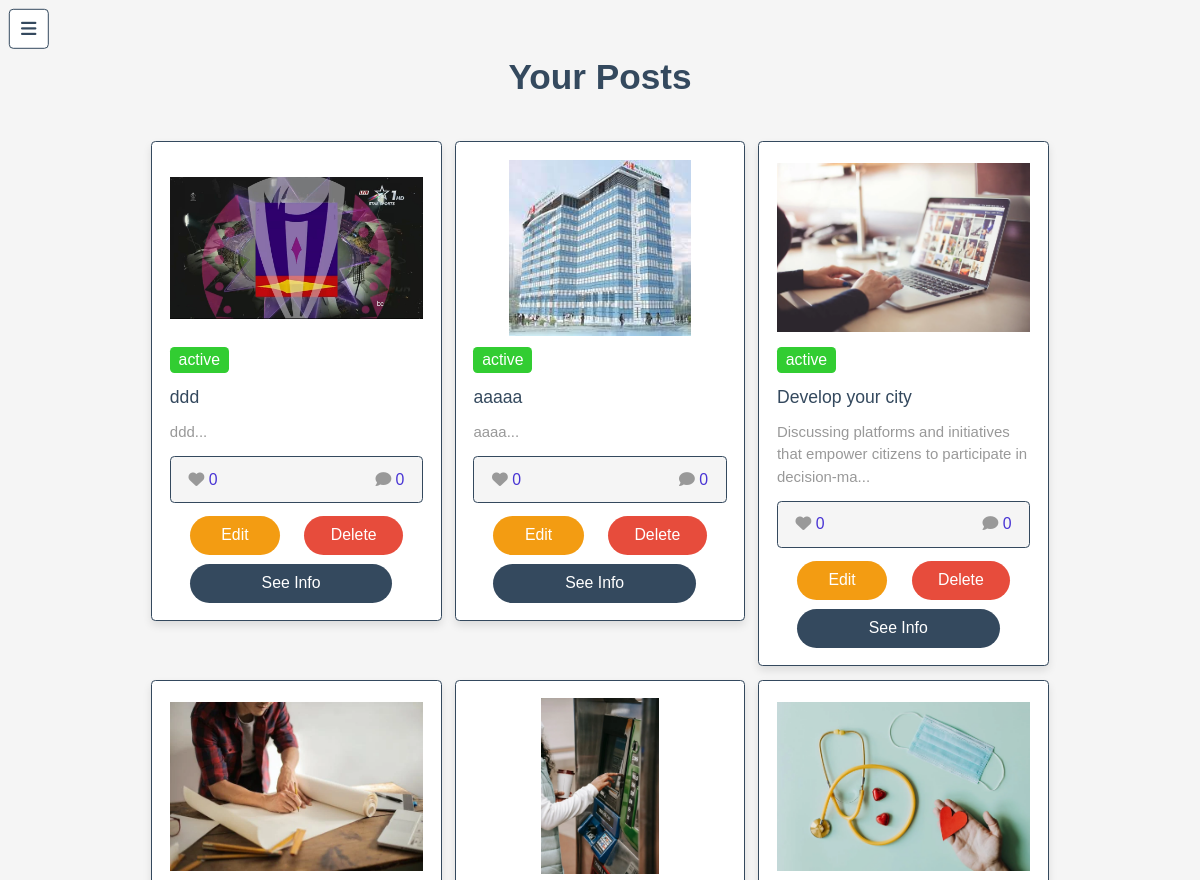
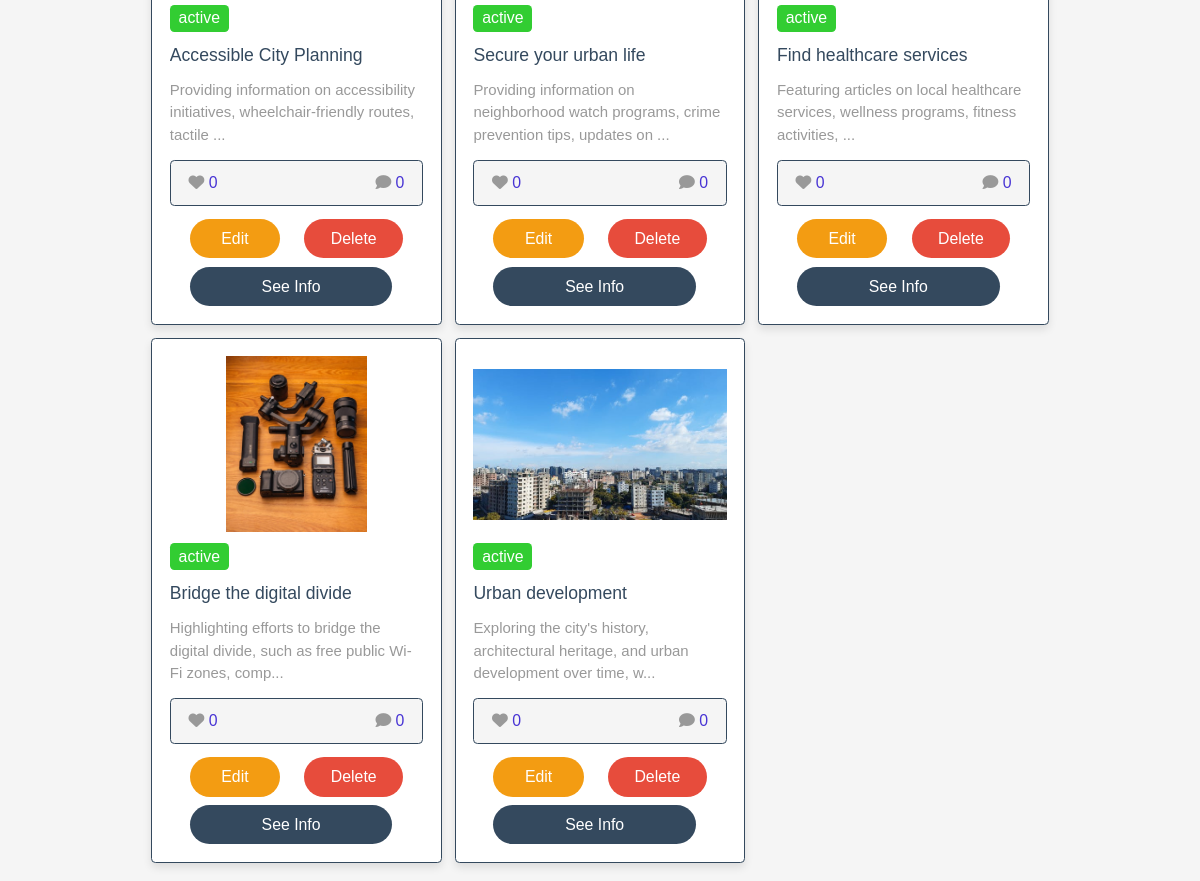
The page /project/admin/view_posts.php (signed in) on the database its author committed (2 pictures, top to bottom).
### tables this page shows
CREATE TABLE `posts` (
  `id` int(100) NOT NULL,
  `admin_id` int(100) NOT NULL,
  `name` varchar(100) NOT NULL,
  `title` varchar(100) NOT NULL,
  `content` varchar(10000) NOT NULL,
  `category` varchar(50) NOT NULL,
  `image` varchar(100) NOT NULL,
  `date` date NOT NULL DEFAULT current_timestamp(),
  `status` varchar(10) NOT NULL
);

### project/admin/view_posts.php (the view, shortened to what this page needs)
<?php
include '../components/connect.php';
$admin_id = $_SESSION['admin_id'];
?>
<!DOCTYPE html>
<html lang="en">
<head>
   <link rel="stylesheet" href="https://cdnjs.cloudflare.com/ajax/libs/font-awesome/6.1.1/css/all.min.css">
   <link rel="stylesheet" href="../css/admin_style.css">
</head>
<body>
<?php include '../components/admin_header.php' ?>
<section class="show-posts">
   <h1 class="heading">your posts</h1>
   <div class="box-container">
      <?php
         $select_posts = $conn->prepare("SELECT * FROM `posts` WHERE admin_id = ?");
         $select_posts->execute([$admin_id]);
         if($select_posts->rowCount() > 0){
            while($fetch_posts = $select_posts->fetch(PDO::FETCH_ASSOC)){
               $post_id = $fetch_posts['id'];
               $count_post_comments = $conn->prepare("SELECT * FROM `comments` WHERE post_id = ?");
               $count_post_comments->execute([$post_id]);
               $total_post_comments = $count_post_comments->rowCount();
               $count_post_likes = $conn->prepare("SELECT * FROM `likes` WHERE post_id = ?");
               $count_post_likes->execute([$post_id]);
               $total_post_likes = $count_post_likes->rowCount();
      ?>
      <form method="post" class="box">
         <?php if($fetch_posts['image'] != ''){ ?>
            <img src="../uploaded_img/<?= $fetch_posts['image']; ?>" class="image" alt="">
         <?php } ?>
         <div class="status" style="background-color:<?php if($fetch_posts['status'] == 'active'){echo 'limegreen'; }else{echo 'coral';}; ?>;"><?= $fetch_posts['status']; ?></div>
            <div class="title"><?= $fetch_posts['title']; ?></div>
         <div class="posts-content"><?= $fetch_posts['content']; ?></div>
         <div class="icons">
            <div class="likes"><i class="fas fa-heart"></i><span><?= $total_post_likes; ?></span></div>
            <div class="comments"><i class="fas fa-comment"></i><span><?= $total_post_comments; ?></span></div>
         </div>
         <div class="flex-btn">
            <a href="edit_post.php?id=<?= $post_id; ?>" class="option-btn">edit</a>
            <button type="submit" name="delete" class="delete-btn" onclick="return confirm('delete this post?');">delete</button>
         </div>
         <a href="read_post.php?post_id=<?= $post_id; ?>" class="btn">see info</a>
      </form>
      <?php
            }
         }else{
            echo '<p class="empty">no posts added yet! <a href="add_posts.php" class="btn" style="margin-top:1.5rem;">add post</a></p>';
         }
      ?>
   </div>
</section>
</body>
</html>

### project/css/admin_style.css (style rules this page uses)
:root { --main-color: #4834d4; --red: #e74c3c; --orange: #f39c12; --black: #34495e; --white: #fff; --light-bg: #f5f5f5; --light-color: #999; --border: 0.2rem solid var(--black); --box-shadow: 0 0.5rem 1rem rgba(0, 0, 0, 0.1); }
* { font-family: Arial, Helvetica, sans-serif; margin: 0; padding: 0; box-sizing: border-box; text-decoration: none; outline: none; border: none; }
html { font-size: 55.5%; overflow-x: hidden; }
body { background-color: var(--light-bg); padding-left: 35rem; }
section { max-width: 1200px; margin: 0 auto; padding: 2rem; }
.btn, .delete-btn, .option-btn, .inline-btn, .inline-option-btn, .inline-delete-btn { margin-top: 1rem; border-radius: 0.5rem; cursor: pointer; font-size: 1.8rem; color: var(--white); padding: 1.2rem 3rem; text-transform: capitalize; text-align: center; }
.btn, .delete-btn, .option-btn { display: block; width: 80%; margin-left: 20px; border-radius: 20px; }
.inline-btn, .btn { background-color: var(--black); }
.inline-delete-btn, .delete-btn { background-color: var(--red); }
.inline-option-btn, .option-btn { background-color: var(--orange); }
.flex-btn { display: flex; gap: 0.5rem; margin-right: 20px; }
.heading { text-align: center; margin-bottom: 5rem; text-transform: capitalize; color: var(--black); font-size: 4rem; }
.show-posts .box-container { display: grid; grid-template-columns: repeat(auto-fit, 33rem); gap: 1.5rem; justify-content: center; align-items: flex-start; }
.show-posts .box-container .box { background-color: var(--white); border-radius: 0.5rem; box-shadow: var(--box-shadow); border: var(--border); padding: 2rem; overflow: hidden; }
.show-posts .box-container .box .image { height: 20rem; width: 100%; object-fit: contain; margin-bottom: 1rem; }
.show-posts .box-container .box .status { font-size: 1.8rem; margin-bottom: 1rem; padding: 0.5rem 1rem; border-radius: 0.5rem; color: var(--white); display: inline-block; margin-bottom: 1rem; }
.show-posts .box-container .box .title { font-size: 2rem; color: var(--black); overflow: hidden; text-overflow: ellipsis; white-space: nowrap; padding: 0.5rem 0; min-width: 100%; }
.show-posts .box-container .box .posts-content { font-size: 1.7rem; color: var(--light-color); line-height: 1.5; padding: 1rem 0; }
.show-posts .box-container .box .posts-content::after { content: "..."; }
.show-posts .box-container .box .icons { display: flex; align-items: center; justify-content: space-between; gap: 1rem; background-color: var(--light-bg); border-radius: 0.5rem; padding: 1.5rem 2rem; border: var(--border); margin: 0.5rem 0; }
.show-posts .box-container .box .icons div { font-size: 1.8rem; }
.show-posts .box-container .box .icons div span { color: var(--main-color); }
.show-posts .box-container .box .icons div i { color: var(--light-color); margin-right: 0.5rem; }
@media (max-width: 1200px) { html { font-size: 55%; } }
@media (max-width: 1200px) { body { padding-left: 0; } }

### rows shown on the page
posts: image (picture), status "active", title "ddd", content "ddd", total_post_likes "0", total_post_comments "0"
posts: image (picture), status "active", title "aaaaa", content "aaaa", total_post_likes "0", total_post_comments "0"
posts: image (picture), status "active", title "Develop your city", content "Discussing platforms and initiatives that empower citizens to participate in decision-ma", total_post_likes "0", total_post_comments "0"
posts: image (picture), status "active", title "Accessible City Planning", content "Providing information on accessibility initiatives, wheelchair-friendly routes, tactile", total_post_likes "0", total_post_comments "0"
posts: image (picture), status "active", title "Secure your urban life", content "Providing information on neighborhood watch programs, crime prevention tips, updates on", total_post_likes "0", total_post_comments "0"
posts: image (picture), status "active", title "Find healthcare services", content "Featuring articles on local healthcare services, wellness programs, fitness activities,", total_post_likes "0", total_post_comments "0"
posts: image (picture), status "active", title "Bridge the digital divide", content "Highlighting efforts to bridge the digital divide, such as free public Wi-Fi zones, comp", total_post_likes "0", total_post_comments "0"
posts: image (picture), status "active", title "Urban development", content "Exploring the city's history, architectural heritage, and urban development over time, w", total_post_likes "0", total_post_comments "0"
